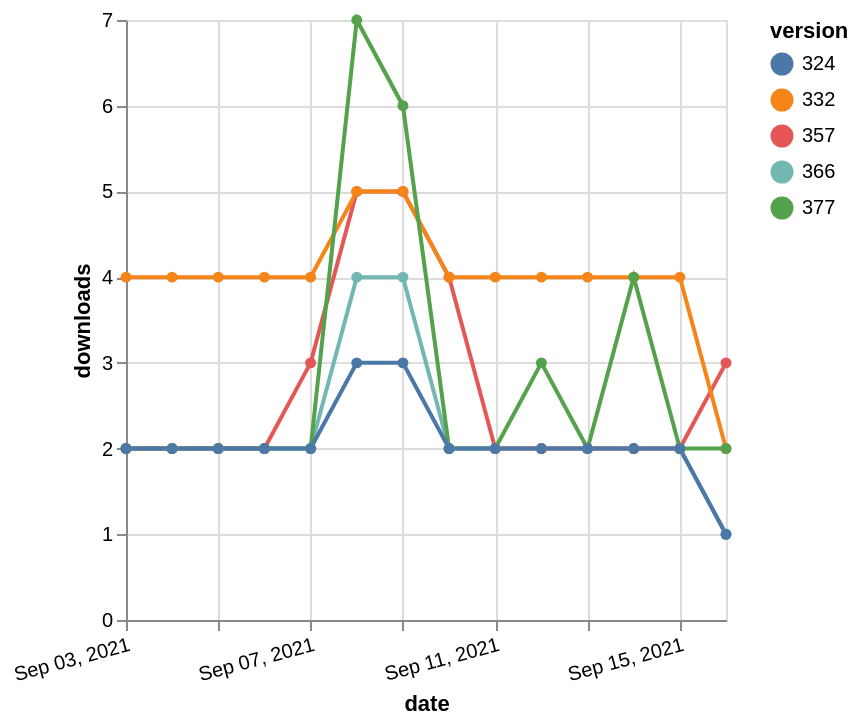

Express this chart as Vega-Lite.
### Vega-Lite specification from a JSON file in a GitHub repository (floating-point values rounded to 4 significant figures)
{"$schema": "https://vega.github.io/schema/vega-lite/v5.json", "description": "A simple bar chart with embedded data.", "data": {"values": [{"date": "2021-09-03", "total": 2519, "delta": 2, "version": "366"}, {"date": "2021-09-04", "total": 2521, "delta": 2, "version": "366"}, {"date": "2021-09-05", "total": 2523, "delta": 2, "version": "366"}, {"date": "2021-09-06", "total": 2525, "delta": 2, "version": "366"}, {"date": "2021-09-07", "total": 2527, "delta": 2, "version": "366"}, {"date": "2021-09-08", "total": 2531, "delta": 4, "version": "366"}, {"date": "2021-09-09", "total": 2535, "delta": 4, "version": "366"}, {"date": "2021-09-10", "total": 2537, "delta": 2, "version": "366"}, {"date": "2021-09-11", "total": 2539, "delta": 2, "version": "366"}, {"date": "2021-09-12", "total": 2541, "delta": 2, "version": "366"}, {"date": "2021-09-13", "total": 2543, "delta": 2, "version": "366"}, {"date": "2021-09-14", "total": 2545, "delta": 2, "version": "366"}, {"date": "2021-09-15", "total": 2547, "delta": 2, "version": "366"}, {"date": "2021-09-16", "total": 2548, "delta": 1, "version": "366"}, {"date": "2021-09-03", "total": 3161, "delta": 2, "version": "357"}, {"date": "2021-09-04", "total": 3163, "delta": 2, "version": "357"}, {"date": "2021-09-05", "total": 3165, "delta": 2, "version": "357"}, {"date": "2021-09-06", "total": 3167, "delta": 2, "version": "357"}, {"date": "2021-09-07", "total": 3170, "delta": 3, "version": "357"}, {"date": "2021-09-08", "total": 3175, "delta": 5, "version": "357"}, {"date": "2021-09-09", "total": 3180, "delta": 5, "version": "357"}, {"date": "2021-09-10", "total": 3184, "delta": 4, "version": "357"}, {"date": "2021-09-11", "total": 3186, "delta": 2, "version": "357"}, {"date": "2021-09-12", "total": 3188, "delta": 2, "version": "357"}, {"date": "2021-09-13", "total": 3190, "delta": 2, "version": "357"}, {"date": "2021-09-14", "total": 3192, "delta": 2, "version": "357"}, {"date": "2021-09-15", "total": 3194, "delta": 2, "version": "357"}, {"date": "2021-09-16", "total": 3197, "delta": 3, "version": "357"}, {"date": "2021-09-03", "total": 4871, "delta": 4, "version": "332"}, {"date": "2021-09-04", "total": 4875, "delta": 4, "version": "332"}, {"date": "2021-09-05", "total": 4879, "delta": 4, "version": "332"}, {"date": "2021-09-06", "total": 4883, "delta": 4, "version": "332"}, {"date": "2021-09-07", "total": 4887, "delta": 4, "version": "332"}, {"date": "2021-09-08", "total": 4892, "delta": 5, "version": "332"}, {"date": "2021-09-09", "total": 4897, "delta": 5, "version": "332"}, {"date": "2021-09-10", "total": 4901, "delta": 4, "version": "332"}, {"date": "2021-09-11", "total": 4905, "delta": 4, "version": "332"}, {"date": "2021-09-12", "total": 4909, "delta": 4, "version": "332"}, {"date": "2021-09-13", "total": 4913, "delta": 4, "version": "332"}, {"date": "2021-09-14", "total": 4917, "delta": 4, "version": "332"}, {"date": "2021-09-15", "total": 4921, "delta": 4, "version": "332"}, {"date": "2021-09-16", "total": 4923, "delta": 2, "version": "332"}, {"date": "2021-09-03", "total": 2456, "delta": 2, "version": "377"}, {"date": "2021-09-04", "total": 2458, "delta": 2, "version": "377"}, {"date": "2021-09-05", "total": 2460, "delta": 2, "version": "377"}, {"date": "2021-09-06", "total": 2462, "delta": 2, "version": "377"}, {"date": "2021-09-07", "total": 2464, "delta": 2, "version": "377"}, {"date": "2021-09-08", "total": 2471, "delta": 7, "version": "377"}, {"date": "2021-09-09", "total": 2477, "delta": 6, "version": "377"}, {"date": "2021-09-10", "total": 2479, "delta": 2, "version": "377"}, {"date": "2021-09-11", "total": 2481, "delta": 2, "version": "377"}, {"date": "2021-09-12", "total": 2484, "delta": 3, "version": "377"}, {"date": "2021-09-13", "total": 2486, "delta": 2, "version": "377"}, {"date": "2021-09-14", "total": 2490, "delta": 4, "version": "377"}, {"date": "2021-09-15", "total": 2492, "delta": 2, "version": "377"}, {"date": "2021-09-16", "total": 2494, "delta": 2, "version": "377"}, {"date": "2021-09-03", "total": 2627, "delta": 2, "version": "324"}, {"date": "2021-09-04", "total": 2629, "delta": 2, "version": "324"}, {"date": "2021-09-05", "total": 2631, "delta": 2, "version": "324"}, {"date": "2021-09-06", "total": 2633, "delta": 2, "version": "324"}, {"date": "2021-09-07", "total": 2635, "delta": 2, "version": "324"}, {"date": "2021-09-08", "total": 2638, "delta": 3, "version": "324"}, {"date": "2021-09-09", "total": 2641, "delta": 3, "version": "324"}, {"date": "2021-09-10", "total": 2643, "delta": 2, "version": "324"}, {"date": "2021-09-11", "total": 2645, "delta": 2, "version": "324"}, {"date": "2021-09-12", "total": 2647, "delta": 2, "version": "324"}, {"date": "2021-09-13", "total": 2649, "delta": 2, "version": "324"}, {"date": "2021-09-14", "total": 2651, "delta": 2, "version": "324"}, {"date": "2021-09-15", "total": 2653, "delta": 2, "version": "324"}, {"date": "2021-09-16", "total": 2654, "delta": 1, "version": "324"}]}, "width": "container", "mark": {"type": "line", "point": {"filled": true}}, "encoding": {"x": {"field": "date", "type": "temporal", "timeUnit": "yearmonthdate", "title": "date", "axis": {"labelAngle": -15}}, "y": {"field": "delta", "type": "quantitative", "title": "downloads"}, "color": {"field": "version", "type": "nominal"}, "tooltip": {"field": "delta"}}}
